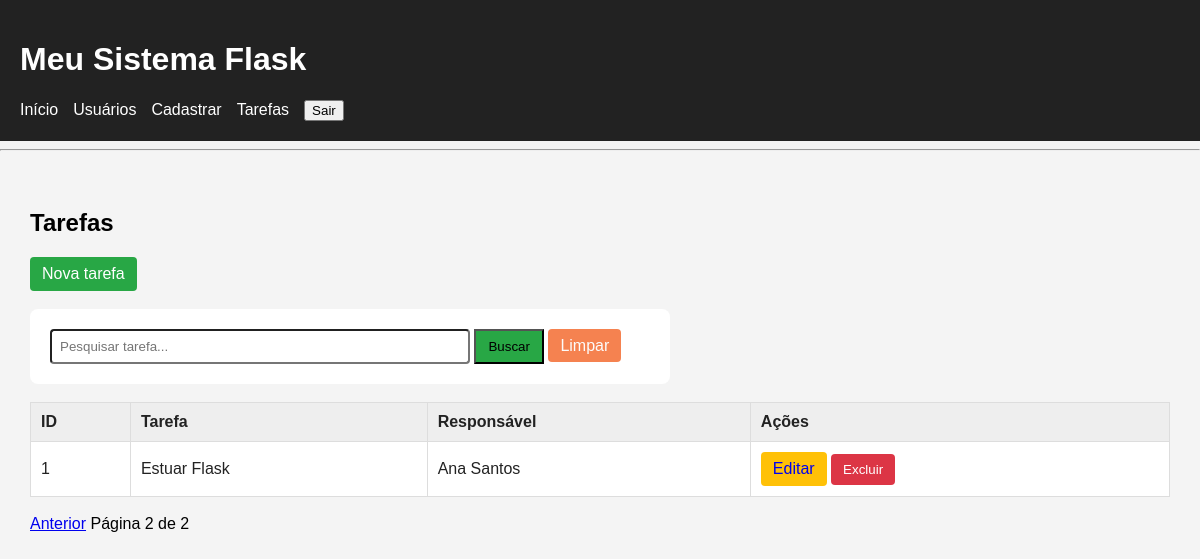
Screenshot of /tarefas?busca=&pagina=2 (signed in) with the database file from the repository.
### tables this page shows
CREATE TABLE tarefas (
                       id INTEGER PRIMARY KEY AUTOINCREMENT, 
                       titulo TEXT NOT NULL,
                       usuario_id INTEGER NOT NULL,
                       
                       FOREIGN KEY (usuario_id)
                       REFERENCES usuarios(id)
                   );

CREATE TABLE usuarios (
                       id  INTEGER PRIMARY KEY AUTOINCREMENT,
                       nome TEXT NOT NULL, 
                       email TEXT NOT NULL,
                       idade INTERGER,
                       cidade TEXT                       
                   );

### routes/tarefas.py (the view)
@tarefas_bp.route("/tarefas")
@login_required
def tarefas():
    busca = request.args.get(
        "busca",
        ""
    ).strip()
    pagina = request.args.get(
        "pagina",
        1,
        type=int
    )
    if pagina < 1:
        pagina = 1
    por_pagina = 5
    offset = (
        pagina - 1
    ) * por_pagina
    if busca:
        total = contar_tarefas_busca(
            busca
        )
        lista = buscar_tarefas_paginadas(
            busca,
            por_pagina,
            offset
        )
    else:
        total = contar_tarefas()
        lista = listar_tarefas_paginadas(
            por_pagina,
            offset
        )
    total_paginas = math.ceil(
        total / por_pagina
    )
    return render_template(
        "tarefas.html",
        tarefas=lista,
        busca=busca,
        pagina=pagina,
        total_paginas=total_paginas
    )

### auth_utils.py (called while the page is built, shortened)
def login_required(funcao):
    @wraps(funcao)
    def verificar_login(*args, **kwargs):
        return funcao(*args, **kwargs)
    return verificar_login

### banco.py (called while the page is built)
def conectar():
    conexao = sqlite3.connect("banco.db")
    conexao.row_factory = sqlite3.Row
    conexao.execute(
        "PRAGMA foreign_keys = ON"
    )
    return conexao

def listar_tarefas_paginadas(limite, offset):
    conexao = conectar()
    cursor = conexao.cursor()
    cursor.execute("""
                   SELECT
                        tarefas.id,
                        tarefas.titulo,
                        tarefas.usuario_id,
                        usuarios.nome AS usuario_nome
                    FROM tarefas

                    JOIN usuarios
                        ON tarefas.usuario_id = usuarios.id

                    ORDER BY tarefas.id DESC

                    LIMIT ?
                    OFFSET ?
                   """, (limite, offset))
    tarefas = cursor.fetchall()
    conexao.close()
    return tarefas

def contar_tarefas():
    conexao = conectar()
    cursor = conexao.cursor()
    cursor.execute("""
                   SELECT COUNT(*)
                   FROM tarefas
                   """)
    total = cursor.fetchone()[0]
    conexao.close()
    return total

### templates/tarefas.html (shortened to what this page needs)
{% extends "base.html" %}
{% block conteudo %}
<h2>Tarefas</h2>
<a href="{{ url_for('tarefas.cadastrar') }}" class="botao botao-novo">
    Nova tarefa
</a>
<br><br>
<form class="form-search" method="GET">
    <input type="text" name="busca" placeholder="Pesquisar tarefa..." value="{{busca}}">
    <button type="submit">Buscar</button>
    <a href="{{url_for('tarefas.tarefas')}}">Limpar</a>
</form>
<br>
<table class="tabela">
    <thead>
        <tr>
            <th>ID</th>
            <th>Tarefa</th>
            <th>Responsável</th>
            <th>Ações</th>
        </tr>
    </thead>
    <tbody>
        {% if tarefas %}
        {% for tarefa in tarefas %}
        <tr>
            <td>{{ tarefa.id }}</td>
            <td>
                {{ tarefa.titulo }}
            </td>
            <td>
                {{ tarefa.usuario_nome }}
            </td>
            <td>
                <a href="{{ url_for('tarefas.editar', id=tarefa.id) }}" class="botao botao-editar">
                    Editar
                </a>
                <form action="{{ url_for('tarefas.excluir', id=tarefa.id) }}" method="POST" class="form-excluir"
                    onsubmit="return confirm('Deseja realmente excluir esta tarefa?')">
                    <button type="submit" class="botao botao-excluir">
                        Excluir
                    </button>
                </form>
            </td>
        </tr>
        {% endfor %}
        {% else %}
        <tr>
            <td colspan="4">Nenhuma tarefa encontrada</td>
        </tr>
        {% endif %}
    </tbody>
</table>
<br>
<div class="paginacao">
    {% if pagina > 1 %}
    <a href="{{url_for('tarefas.tarefas', busca=busca, pagina=pagina-1)}}">Anterior</a>
    {% endif %}
    <span>
        Página {{pagina}}
        de {{total_paginas}}
    </span>
</div>
{% endblock %}

### static/css/style.css (style rules this page uses)
body { font-family: Arial, sans-serif; margin: 0; background-color: #f4f4f4; }
.form-search { background-color: white; padding: 20px; border-radius: 8px; max-width: 600px; }
.form-search input { width: 400px; padding: 8px; border-radius: 4px; }
.form-search button { padding: 8px 12px; background-color: #28a745; }
.form-search a { text-decoration: none; color: #fcfbfa; background-color: #f58250; padding: 8px 12px; border-radius: 4px; }
.tabela { width: 100%; border-collapse: collapse; background-color: white; }
.tabela th, .tabela td { border: 1px solid #ddd; padding: 10px; text-align: left; color: #222; }
.tabela th { background-color: #eee; }
.botao { display: inline-block; padding: 8px 12px; text-decoration: none; border: none; border-radius: 4px; cursor: pointer; }
.botao-editar { background-color: #ffc107; }
.botao-excluir { background-color: #dc3545; color: white; }
.botao-novo { background-color: #28a745; color: white; }
.form-excluir { display: inline; }

### rows the page displays
tarefas: id "1", titulo "Estuar Flask", usuario_nome "Ana Santos"

### other values shown
{{ pagina }} "2"
{{ total_paginas }} "2"
